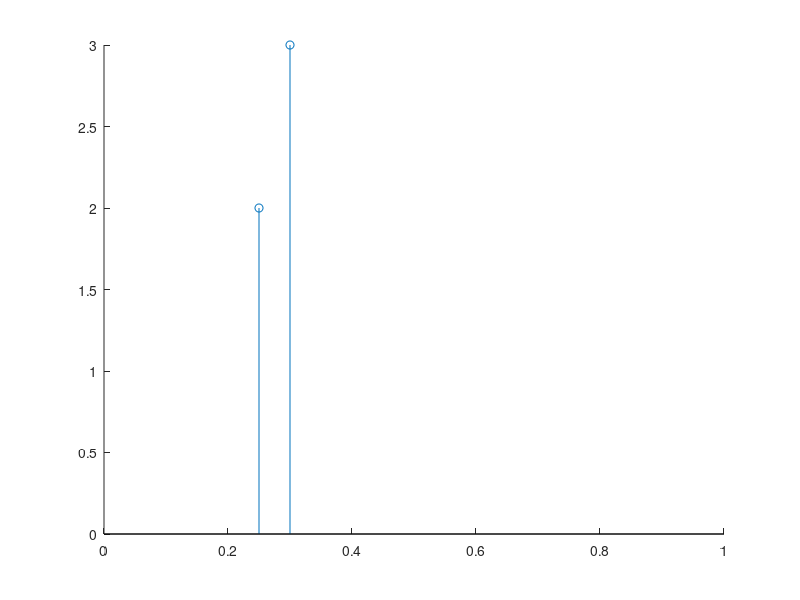

Write MATLAB code to recreate this figure. (Note: this script raises an error after producing the figure.)
%%
para.chain{1}.mapping			= 'Stieltjes';
% para.chain{1}.mapping			= 'LanczosTriDiag';
% J given though points
para.chain{1}.spectralDensity	= 'CoupBroad'; para.chain{1}.w_cutoff = 1;
para.chain{1}.dataPoints        = [0.2:0.1:1;abs(sin(2*(0.2:0.1:1)))]';          % [w, J(w)]
para.chain{1}.peakWidth			= 0.005;

% para.chain{1}.spectralDensity	= 'PointsInterp'; para.chain{1}.w_cutoff = 1;
% para.chain{1}.dataPoints        = [0:0.1:1;abs(sin(6*(0:0.1:1)))]';          % [w, J(w)]
% % para.chain{1}.peakWidth			= 0.004;

% lambda given through points
para.chain{1}.discrMethod		= 'Direct';
para.chain{1}.discretization	= 'Linear';

para.chain{1}.s		 = 1;                            % SBM spectral function power law behaviour
para.chain{1}.alpha  = 0.2;                       % SBM spectral function magnitude; see Bulla 2003 - 10.1103/PhysRevLett.91.170601
para.chain{1}.Lambda = 1;
para.chain{1}.z      = 1;
para.chain{1}.L		 = 40;
%%
a=[0:0.1:1;abs(sin(6*(0:0.1:1)))]';          % [w,
b = [0.25, 2; 0.3, 3];
w = 0:0.0001:1;
sigma = 0.010;
figure(3); clf; hold all;
stem(b(:,1),b(:,2));
% normpdf = @(X,mu,sigma) exp(-(X-mu).^2 ./2 ./sigma.^2)./sigma ./sqrt(2*pi);			% normal dist
normpdf = @(X,mu,gamma) 1./(pi .* gamma .* (1+((X-mu)./gamma ).^2));				% cauchy -> not really good
y = 0;
for ii = 1:size(b,1)
	A = 1/(b(ii,1) * integral(@(w) normpdf(w,b(ii,1),sigma)./w, -inf,inf));
	y = y + A .* b(ii,2) .* normpdf(w,b(ii,1),sigma);			% good way!
% 	y = y + sqrt(A .* b(ii,2) .* normpdf(w,b(ii,1),sigma));		% bad way!
end
% A = arrayfun(@(mu) 1/(mu*integral(@(w) normpdf(w,mu,0.5)./w, -inf,inf)), b(:,1));
% y = A(1).*b(1,2).*normpdf(w,b(1,1),0.5)+A(2).*b(2,2).* normpdf(w,b(2,1),0.5);
% plot(w, y)
plot(w,sqrt(y))
%%
para.chain{1} = SBM_genpara(para.chain{1});
%%
para.chain{2} = para.chain{1};
% para.chain{2}.mapping = 'Stieltjes';
para.chain{2}.mapping = 'LanczosTriDiag';
% para.chain{2}.discretization = 'Linear'; para.chain{2}.Lambda = 1;
para.chain{2} = SBM_genpara(para.chain{2});
%%
f = figure(2); clf; hold on;
col = {'k','r','b','g'};
for i = 1:length(para.chain)
	plot(para.chain{i}.epsilon,col{i});
	plot(para.chain{i}.t,col{i});
end
% set(gca,'yscale','log');

%% test accuracy of Direct Stieltjes vs bigL
% need to adjust bigL for each chain by hand!
para.chain{1}.mapping			= 'Stieltjes';
para.chain{1}.spectralDensity	= 'Leggett_Soft';
para.chain{1}.discrMethod		= 'Direct';
para.chain{1}.discretization	= 'Linear';

para.chain{1}.s		 = 1;                            % SBM spectral function power law behaviour
para.chain{1}.alpha  = 0.3;                       % SBM spectral function magnitude; see Bulla 2003 - 10.1103/PhysRevLett.91.170601
para.chain{1}.Lambda = 1;
para.chain{1}.z      = 1;
para.chain{1}.L		 = 100;
%%
para.chain{1} = SBM_genpara(para.chain{1});			% bigL = 10*L
%%
para.chain{2} = para.chain{1};
para.chain{2} = SBM_genpara(para.chain{2});			% bigL = 100*L

%%
para.chain{3} = para.chain{1};
para.chain{3} = SBM_genpara(para.chain{3});			% bigL = 1000*L

%%
para.chain{4} = para.chain{1};
para.chain{4} = SBM_genpara(para.chain{4});			% bigL = 10000*L

%%
para.chain{5} = para.chain{1};
para.chain{5}.discretization = 'None';
para.chain{5}.mapping = 'OrthogonalPolynomials';
para.chain{5} = SBM_genpara(para.chain{5});			% bigL = 100000*L

%%
f = figure(2); clf; hold on;
col = {'k','r','b','g','k-'};
for i = 1:length(para.chain)-1
	p(i) = plot(abs(para.chain{end}.epsilon-para.chain{i}.epsilon),col{i});
	plot(abs(para.chain{end}.t-para.chain{i}.t),col{i});
% 	plot(para.chain{i}.epsilon,col{i});
% 	plot(para.chain{i}.t,col{i});
end
set(gca,'yscale','log');
legend(p,'10','100','1000','10000');

figure(3); clf; hold on;
errorBounds = zeros(length(para.chain),2);
for i = 1:length(para.chain)
	errorBounds(i,1) = std(para.chain{end}.epsilon-para.chain{i}.epsilon);
	errorBounds(i,2) = std(para.chain{end}.t-para.chain{i}.t);
end
plot(10.^(1:4),errorBounds);
set(gca,'xscale','log');set(gca,'yscale','log');

%% Look at possible chain truncation for end-of-chain TTM
para.chain{1}.mapping			= 'OrthogonalPolynomials';
% J given though points
para.chain{1}.spectralDensity	= 'Leggett_Hard'; para.chain{1}.w_cutoff = 1;

% para.chain{1}.discrMethod		= 'Direct';
para.chain{1}.discretization	= 'None';

para.chain{1}.s		 = 0.2;                            % SBM spectral function power law behaviour
para.chain{1}.alpha  = 0.5;                       % SBM spectral function magnitude; see Bulla 2003 - 10.1103/PhysRevLett.91.170601
para.chain{1}.Lambda = 1;
para.chain{1}.z      = 1;
para.chain{1}.L		 = 100000;

para.chain{1} = SBM_genpara(para.chain{1});			% bigL = 10*L

f = figure(2); clf; hold on; ax=gca;
col = {'k','r','b','g'};
for i = 1:length(para.chain)
	plot(abs(para.chain{i}.epsilon-0.5),col{i},'Displayname','\Delta \omega_n');
	plot(abs(para.chain{i}.t-0.25),col{i+1},'Displayname','\Delta t_n');
end
ax.YScale = 'log';
ax.XScale = 'log';
legend toggle;
%% ncon test
	tNCON = []; tUCR = [];
for j = 50:50:1000
	D = 50; dOBB = 50; dk = j;
	mps = randn(D,D,dOBB);
	Vmat = randn(dk,dOBB);
	H = randn(dk,dk);
	C = randn(D,D);
	L = 10;

	t1 = tic;
	for i = 1:L
	% 	cNCON =		ncon({mps,		conj(mps), Vmat,  conj(Vmat), H,	 C},...
	% 					 {[-2,6,4], [-1,5,2],  [3,4], [1,2],	  [1,3], [5,6]});
		newH = (Vmat' * H) * Vmat;
		cNCON =		ncon({mps,		conj(mps), newH,  C},...
						 {[-2,4,2], [-1,3,1],  [1,2], [3,4]});

	end
	tNCON(j/50) = toc(t1)

	t1 = tic;
	for i = 1:L
		cUCR = updateCright(C, mps, Vmat, H, mps, Vmat);
	end
	tUCR(j/50) = toc(t1)
end
%
figure(1); clf; hold on;
plot(50:50:1000,tUCR);
plot(50:50:1000,tNCON);
% set(gca,'yscale','log');
xlabel('d_{k}'); ylabel('t in s');
legend('VMPS','NCON');

%% OBB multi-chain contraction test
for j = 1:5
	dOBB = 10; dk = j*2;
	nChains = 4;
	H = cell(1,nChains);
	H{3} = randn(dk,dk);
	Vmat = randn(dk^nChains,dOBB);
	L = 10;

	t1 = tic;
	for i = 1:L
		newH = 1;
		for k = 1:nChains
			if isempty(H{k})
				newH = kron(eye(dk),newH);
			else
				newH = kron(H{k},newH);
			end
		end
		cKRON = Vmat'*newH*Vmat;
	end
	tKRON(j) = toc(t1)

	t1 = tic;
	for i = 1:L
% 		Vmat = reshape(Vmat,[dk,dk*dOBB]);
% 		Vmat = Vmat'*Vmat;
		cHand = reshape(Vmat,[ones(1,nChains).*dk,dOBB]);
		%contract all empty parts
		ind = find(cellfun('isempty',H));		% finds all empty indices
		cHand = contracttensors(cHand,nChains+1,ind,conj(cHand),nChains+1,ind);
		ind = find(~cellfun('isempty',H));		% finds position to contract
		cHand = contracttensors(cHand,4,[1,3],H{ind},2,[1,2]);
	end
	tHand(j) = toc(t1)
end
%
figure(1); clf; hold on;
plot((1:5).*2,tHand);
plot((1:5).*2,tKRON);
set(gca,'yscale','log');
xlabel('d_{k}'); ylabel('t in s');
legend('contracttensors','kron');
